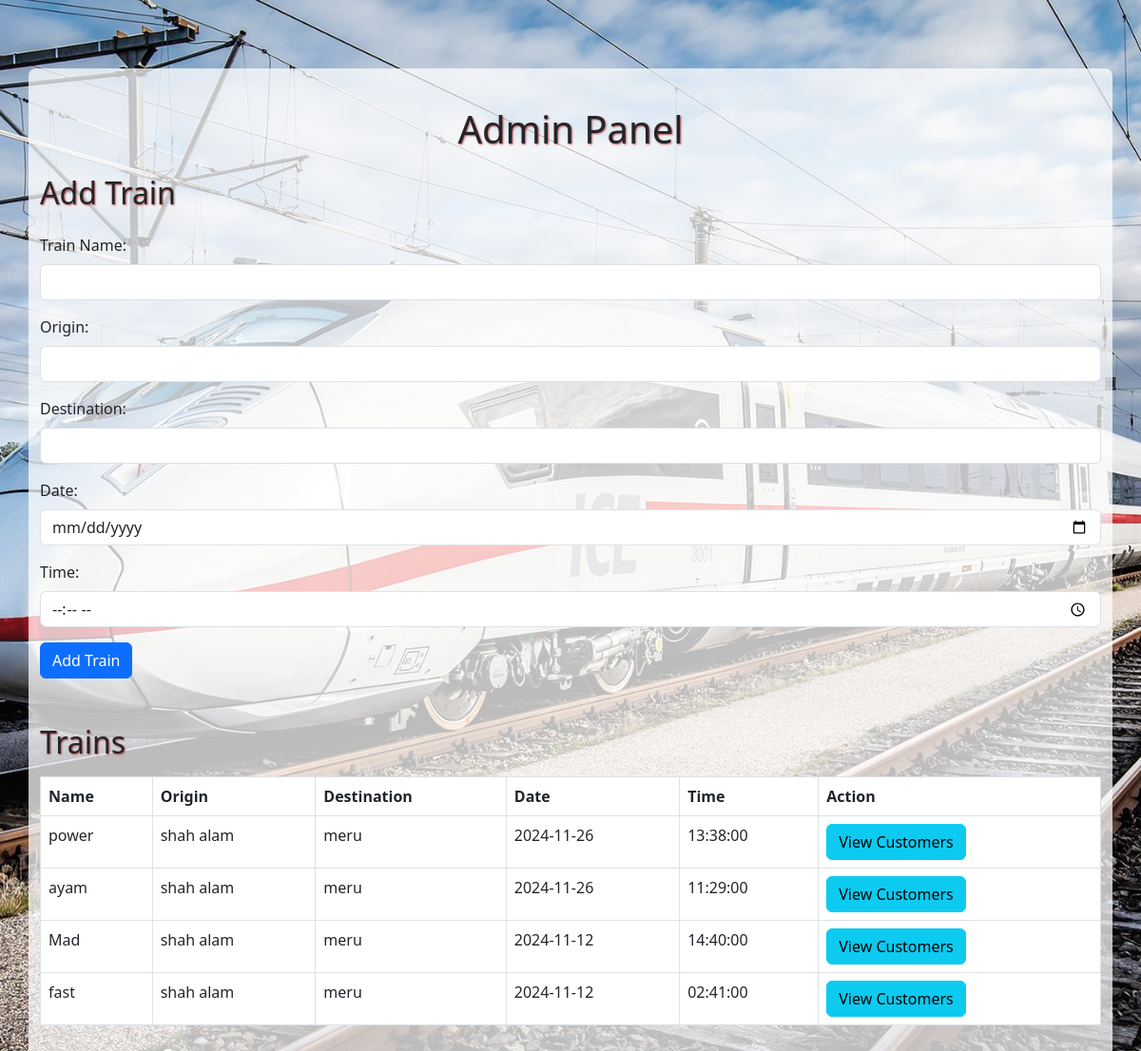
The page /admin on the database its author committed.
### app.py (models this page shows)
class TrainTicket(db.Model):
    id = db.Column(db.Integer, primary_key=True)
    name = db.Column(db.String(100), nullable=False)
    origin = db.Column(db.String(100), nullable=False)
    destination = db.Column(db.String(100), nullable=False)
    date = db.Column(db.Date, nullable=False)
    time = db.Column(db.Time, nullable=False)
    seats = db.relationship('Seat', backref='train', lazy=True)

### app.py (the view, shortened to what this page needs)
@app.route('/admin', methods=['GET', 'POST'])
def admin_page():
    trains = TrainTicket.query.all()
    customers = Customer.query.all()
    return render_template('admin.html', trains=trains, customers=customers,)

### templates/admin.html (shortened to what this page needs)
<!DOCTYPE html>
<html lang="en">
<head>
    <link rel="stylesheet" href="{{ url_for('static', filename='styles.css') }}">
    <link rel="stylesheet" href="https://cdn.jsdelivr.net/npm/bootstrap@5.3.0/dist/css/bootstrap.min.css">
</head>
<body>
    <br>
    <div class="container mt-5">
        <h1 class="text-center">Admin Panel</h1>
        <h2 class="mt-4">Add Train</h2>
        <form method="POST" class="mt-4">
            <div class="mb-3">
                <label for="name" class="form-label">Train Name:</label>
                <input type="text" class="form-control" id="name" name="name" required>
            </div>
            <div class="mb-3">
                <label for="origin" class="form-label">Origin:</label>
                <input type="text" class="form-control" id="origin" name="origin" required>
            </div>
            <div class="mb-3">
                <label for="destination" class="form-label">Destination:</label>
                <input type="text" class="form-control" id="destination" name="destination" required>
            </div>
            <div class="mb-3">
                <label for="date" class="form-label">Date:</label>
                <input type="date" class="form-control" id="date" name="date" required>
            </div>
            <div class="mb-3">
                <label for="time" class="form-label">Time:</label>
                <input type="time" class="form-control" id="time" name="time" required>
            </div>
            <button type="submit" class="btn btn-primary">Add Train</button>
        </form>
        <h2 class="mt-5">Trains</h2>
        <table class="table table-bordered mt-3">
            <thead>
                <tr>
                    <th>Name</th>
                    <th>Origin</th>
                    <th>Destination</th>
                    <th>Date</th>
                    <th>Time</th>
                    <th>Action</th>
                </tr>
            </thead>
            <tbody>
                {% for train in trains %}
                <tr>
                    <td>{{ train.name }}</td>
                    <td>{{ train.origin }}</td>
                    <td>{{ train.destination }}</td>
                    <td>{{ train.date }}</td>
                    <td>{{ train.time }}</td>
                    <td>
                        <button class="btn btn-info" onclick="showCustomers('{{ train.id }}')">View Customers</button>
                    </td>
                </tr>
                {% endfor %}
            </tbody>
        </table>
    </div>
</body>
</html>

### static/styles.css (style rules this page uses)
body { margin: 0; padding: 0; background-image: url('train.jpg'); background-size: cover; background-position: center; background-repeat: no-repeat; min-height: 100vh; display: flex; flex-direction: column; align-items: center; color: white; font-family: Arial, sans-serif; text-align: center; }
h1, h2, h3, p { text-shadow: 1px 1px 2px rgba(156, 10, 10, 0.7); }
.container { background-color: rgba(255, 255, 255, 0.733); padding: 40px; border-radius: 8px; margin-top: 20px; width: 20%; }

### rows shown on the page
TrainTicket: name "power", origin "shah alam", destination "meru", date "2024-11-26", time "13:38:00"
TrainTicket: name "ayam", origin "shah alam", destination "meru", date "2024-11-26", time "11:29:00"
TrainTicket: name "Mad", origin "shah alam", destination "meru", date "2024-11-12", time "14:40:00"
TrainTicket: name "fast", origin "shah alam", destination "meru", date "2024-11-12", time "02:41:00"
